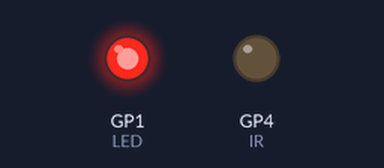
Simulated run of this sketch. Board: Raspberry Pi Pico W. Shown: output pins drawn as LEDs (lit = HIGH).

Above: at 0.05 s.
Timing chart, 0 to 3.5 s (numbered marks = the images above):
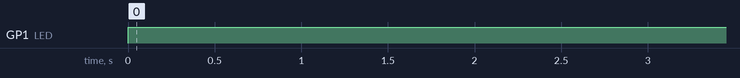

The sketch:

sketch.ino
```cpp
#define LED 1
#define IR 4


int pirState = LOW;
int val = 0;

void setup() {
  pinMode(LED, OUTPUT);
  pinMode(IR, OUTPUT);

  Serial.begin(9600); // i got this from an online tutorial
}

void loop() {
  // put your main code here, to run repeatedly:
  delay(1); // this speeds up the simulation

  digitalWrite(LED, HIGH);
  delay(3000);

  val = digitalRead(IR);
  if(val == HIGH) {
      digitalWrite(LED, LOW);
    if (pirState == LOW) {
      // we have just turned on
      Serial.println("Motion detected!");
      // We only want to print on the output change, not state
      pirState = HIGH;
    }
  }
  else {
    digitalWrite(LED, LOW); // turn LED OFF
    if (pirState == HIGH) {
      // we have just turned of
      Serial.println("Motion ended!");
      // We only want to print on the output change, not state
      pirState = LOW;
    }
  }
}
```

Measured:
- by itself, GP1 (LED): LOW → HIGH at 0.00 s
